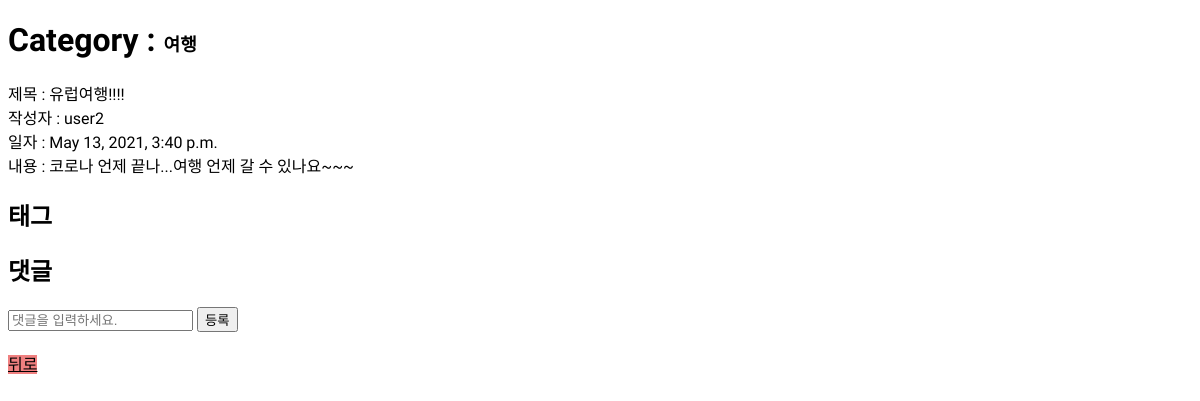
Before: /detail/1 with the older database file.
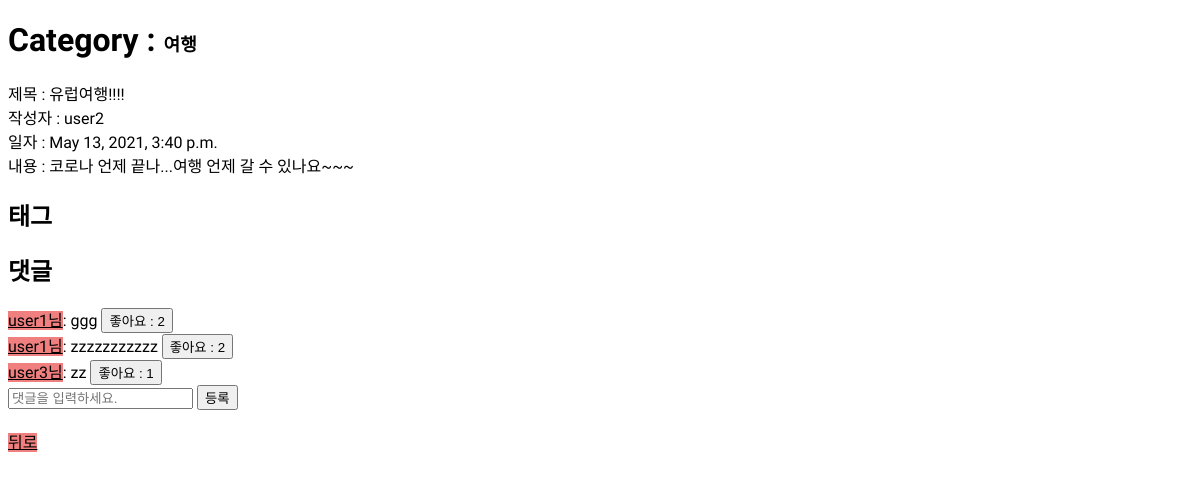
After: the same page with the newer database file.
### readdataapp/models.py (models this page shows)
class Comment(models.Model):
    article = models.ForeignKey(Article, on_delete=models.SET_NULL, related_name='comments', null=True, blank=True)
    writer = models.ForeignKey(User, on_delete=models.SET_NULL, related_name='comments', null=True, blank=True )
    contents = models.TextField()
    is_deleted = models.BooleanField(default=False)
    created_at = models.TextField(default=time.time())

class LikeComment(models.Model):
    comment = models.OneToOneField(Comment, on_delete=models.CASCADE, related_name='like_comment')
    user = models.ManyToManyField(User, blank=True, related_name='like_comment')

### readdataapp/views.py (the view)
# urls.py: path('detail/<int:article_pk>', views.detail, name='detail'),
def detail(request, article_pk):
    article = Article.objects.filter(pk=article_pk).first()
    comments = Comment.objects.filter(article__pk=article_pk)
    comment_list = []
    for comment in comments:
        is_liked = False
        if request.user in comment.like_comment.user.all():
            is_liked = True
        data = {
            'is_liked' : is_liked,
            'comment' : comment,
            'count_of_likes': len(comment.like_comment.user.all()),
        }
        comment_list.append(data)
    tags = Tag.objects.filter(articles__pk=article_pk)
    context = {
        'article' : article,
        'article_pk' : article_pk,
        'comments' : comment_list,
        'tags' : tags,
    }
    return render(request, 'detail.html', context)

### readdataapp/models.py (called while the page is built)
    def __str__(self):
        return self.name

### readdataapp/templates/detail.html (shortened to what this page needs)
<!DOCTYPE html>
<html lang="ko">
<head>
    {% load static %}
    <link rel="stylesheet" type="text/css" href="{% static 'css/index.css' %}">
    <link rel="stylesheet" type="text/css" href="{% static 'css/category.css' %}">
</head>
<body>
    <h1>Category : <span class="heading">{{article.category}}</span></h1>
    제목 : {{article.title}}  <br>
    작성자 : {{article.writer}} <br>
    일자 : {{article.date}} <br>
    내용 : {{article.contents}}<br>
    <article>
        <h1>태그</h1>
    </article>
    <article>
        <h1>댓글</h1>
        <ul>
            {% for comment in comments%}
            {% if article.writer == comment.comment.writer %}
            <li>
                {% if user == comment.comment.writer %}
                <a href="{% url 'profile_detail' comment.comment.writer.pk %}">작성자님</a> : {{comment.comment.contents}}
                {% else %}
                <a href="{% url 'profile_detail' comment.comment.writer.pk %}">작성자님</a> : {{comment.comment.contents}}
                <form action="{% url 'likecomment' comment.comment.pk %}" method="POST">
                    {% csrf_token %}
                    {% if comment.is_liked %}
                    <button type=submit>좋아요 취소 : {{comment.count_of_likes}}</button>
                    {% else %}
                    <button type=submit>좋아요 : {{comment.count_of_likes}}</button>
                    {% endif %}
                </form>
                {% endif %}
            </li>
            {% else %}
            <li>
                {% if user == comment.comment.writer %}
                <a href="{% url 'profile_detail' comment.comment.writer.pk %}">{{comment.comment.writer}}님</a>: {{comment.comment.contents}}
                {% else %}
                <a href="{% url 'profile_detail' comment.comment.writer.pk %}">{{comment.comment.writer}}님</a>: {{comment.comment.contents}}
                <form action="{% url 'likecomment' comment.comment.pk %}" method="POST">
                    {% if comment.is_liked %}
                    <button type=submit>좋아요 취소: {{comment.comment.like_comment.user.all | length }}</button>
                    {% else %}
                    <button type=submit>좋아요 : {{comment.comment.like_comment.user.all | length }}</button>
                    {% endif %}
                </form>
                {% endif %}
            </li>
            {% endif %}
            {% endfor %}
        </ul>
        <form action="{% url 'comment' article.pk %}" method="POST">
            <input type="text" placeholder="댓글을 입력하세요." name="comment"/>
            <button>등록</button>
        </form>
    </article>
    <br/>
    <a href="{% url 'category' article.category.pk %}">뒤로</a>
</body>
</html>

Changed rows visible on the page:
added Comment: comment.writer "user1", comment.contents "ggg", comment.like_comment.user.all|length "2"
added Comment: comment.writer "user1", comment.contents "zzzzzzzzzzz", comment.like_comment.user.all|length "2"
added Comment: comment.writer "user3", comment.contents "zz", comment.like_comment.user.all|length "1"
